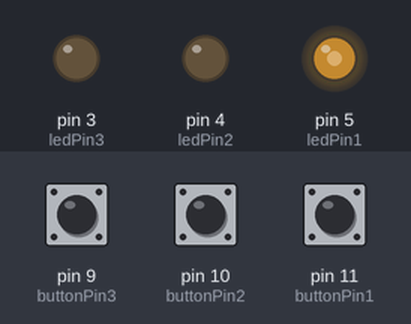
The sketch below on a simulated Arduino Uno, built with avr-gcc and run on an emulated ATmega328P. Shown: output pins drawn as LEDs (lit = HIGH). Dashed ring = blinking. The test bench sets the inputs (shaded band); at power-on: pin 11 (buttonPin1) HIGH, pin 10 (buttonPin2) HIGH, pin 9 (buttonPin3) HIGH. What the sketch prints to the serial monitor is not drawn.

Above: at 0.96 s.
1.3 s: pin 11 (buttonPin1) pulled LOW for 3.2 s
6.2 s: pin 10 (buttonPin2) pulled LOW for 0.15 s
At 6.49 s:
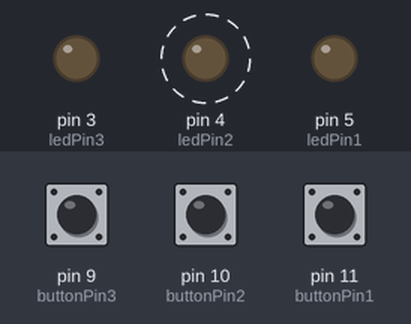
9.2 s: pin 9 (buttonPin3) pulled LOW for 1 s
At 9.76 s:
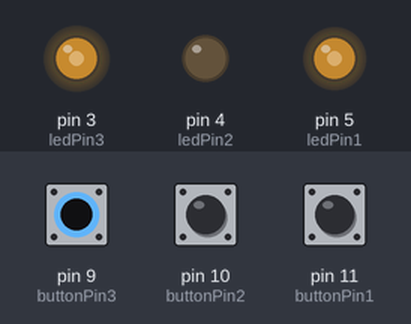
12.2 s: pin 11 (buttonPin1) pulled LOW for 0.15 s
15.2 s: pin 10 (buttonPin2) pulled LOW for 1 s
At 17.2 s:
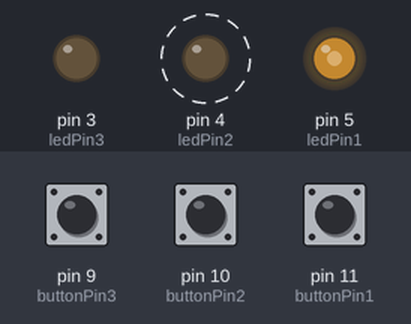
18.2 s: pin 9 (buttonPin3) driven LOW and pin 11 (buttonPin1) driven LOW
At 21.6 s:
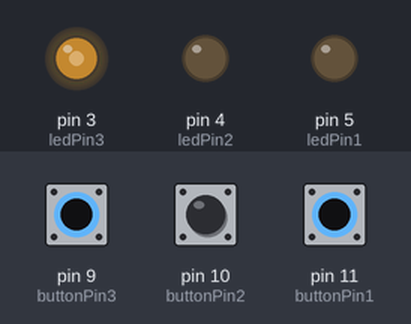
Timing chart, 0 to 22.2 s (numbered marks = the images above; inputs shaded):
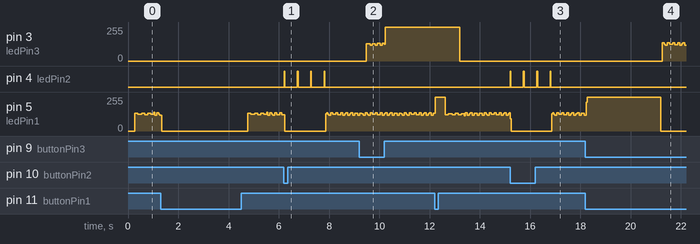

The sketch:

Assignment2.ino
```cpp
//Three Switch toggle Red Green Blink Yellow

const int buttonPin1 = 11;
const int buttonPin2 = 10;
const int buttonPin3 = 9;

const int ledPin1 = 5;
const int ledPin2 = 4;
const int ledPin3 = 3;

int buttonState1;
int buttonState2;
int buttonState3;

long debounceDelay = 50;

long lastDebounceTime1 = 0;
long lastDebounceTime2 = 0;
long lastDebounceTime3 = 0;

int lastButtonState1 = LOW;
int lastButtonState2 = LOW;
int lastButtonState3 = LOW;

unsigned long CledTime1;
unsigned long CledTime2;
unsigned long CledTime3;

int debouncedelay = 50;

int lastbutton1 = LOW;
int lastdebouncetime1;
unsigned long currentdebouncetime1;

int lastbutton3 = HIGH;
int lastdebouncetime3;
unsigned long currentdebouncetime3;

void setup() {
  // put your setup code here, to run once:
  Serial.begin(9600);
  pinMode(ledPin1, OUTPUT);
  pinMode(buttonPin1, INPUT_PULLUP);
  pinMode(ledPin2, OUTPUT);
  pinMode(buttonPin2, INPUT);
  pinMode(ledPin3, OUTPUT);
  pinMode(buttonPin3, INPUT_PULLUP);
}

void loop() {
  // put your main code here, to run repeatedly:
  buttonState1 = digitalRead(buttonPin1);
  buttonState2 = digitalRead(buttonPin2);
  buttonState3 = digitalRead(buttonPin3);

  int reading1 = digitalRead(buttonPin1);
  int reading3 = digitalRead(buttonPin3);

//----------------------------------------------------------------------------------//
  if(reading1 != lastbutton1){
    currentdebouncetime1 = millis();
  }
  if(millis() - currentdebouncetime1 >= 200){
    if(buttonState1 == HIGH){
      CledTime1 = millis();
      if(digitalRead(ledPin1) == LOW){
        digitalWrite(ledPin1, HIGH);
      }
      else{
        digitalWrite(ledPin1, LOW);
      }
    }
    if(millis() - CledTime1 >= 3000){
      digitalWrite(ledPin1, LOW);
    }
  }
  lastbutton1 = digitalRead(buttonPin1);


//---------------------------------------------2-----------------------------------//
  if (buttonState2 == LOW && digitalRead(ledPin1) == LOW && digitalRead(ledPin3) == LOW){
    digitalWrite(ledPin2,HIGH);
    delay(30);
    digitalWrite(ledPin2,LOW);
    delay(500);
    digitalWrite(ledPin2,HIGH);
    delay(30);
    digitalWrite(ledPin2,LOW);
    delay(500);
    digitalWrite(ledPin2,HIGH);
    delay(30);
    digitalWrite(ledPin2,LOW);
    delay(500);
    digitalWrite(ledPin2,HIGH);
    delay(30);
    digitalWrite(ledPin2,LOW);
  }


//---------------------------------------------3-----------------------------------//
  if(reading3 != lastbutton3){
    currentdebouncetime3 = millis();
  }
  if(millis()-currentdebouncetime3 >= 200){
    if(buttonState3 == LOW)
    {
      CledTime3 = millis();
      if(digitalRead(ledPin1)!= HIGH && digitalRead(ledPin3) == LOW){
        digitalWrite(ledPin3, HIGH);
      }
      else{
        digitalWrite(ledPin3,LOW);
      }
    }

    if (millis() - CledTime3 >= 3000)
    {
      digitalWrite(ledPin3, LOW);
    }
    if(reading3 != buttonState3){
      buttonState3 = reading3;
    }
  }
  lastbutton3 = digitalRead(buttonPin3);
  Serial.println(millis() - currentdebouncetime1);
}
```

FSM.cpp
```cpp
const int car_N = 7;
const int car_E = 6;
const int human = 5;


const int red_W = 13;
const int yellow_W = 12;
const int green_W = 11;


const int red_human = 10;
const int green_human = 9;


const int red_S = 4;
const int yellow_S = 3;
const int green_S = 2;

#define goW 0
#define waitW 1
#define goS 2
#define waitS 3
#define goH 4
#define waitHu1 5
#define waitHd1 6
#define waitHu2 7
#define waitHd2 8
#define waitHu3 9
#define waitHd3 10

struct State{
  unsigned long ST_Out;
  unsigned long Time;
  unsigned long Next[8]; //000 001 010 011 ---- 111
};

typedef const struct State SType;

SType FSM[11]={
  {B00110010,3000,{goW,waitW,waitW,waitW,goW,waitW,waitW,waitW}},
  {B01010010,500,{goS,goH,goS,goS,goS,goH,goS,goS}},
  {B10000110,3000,{goS,waitS,goS,waitS,waitS,waitS,waitS,waitS}},
  {B10001010,500,{goH,goH,goH,goH,goW,goH,goW,goH}},
  {B10010001,3000,{goH,goH,waitHu1,waitHu1,waitHu1,waitHu1,waitHu1,waitHu1}},
  {B10010011,100,{waitHd1,waitHd1,waitHd1,waitHd1,waitHd1,waitHd1,waitHd1,waitHd1}},
  {B10010001,100,{waitHu2,waitHu2,waitHu2,waitHu2,waitHu2,waitHu2,waitHu2,waitHu2}},
  {B10010011,100,{waitHd2,waitHd2,waitHd2,waitHd2,waitHd2,waitHd2,waitHd2,waitHd2}},
  {B10010001,100,{waitHu3,waitHu3,waitHu3,waitHu3,waitHu3,waitHu3,waitHu3,waitHu3}},
  {B10010011,100,{waitHd3,waitHd3,waitHd3,waitHd3,waitHd3,waitHd3,waitHd3,waitHd3}},
  {B10010001,100,{goW,goW,goS,goS,goW,goW,goW,goW}}
};

unsigned long S=0;

void setup() {
  // put your setup code here, to run once:
  Serial.begin(9600);
  pinMode(red_W,OUTPUT);
  pinMode(yellow_W,OUTPUT);
  pinMode(green_W,OUTPUT);
  pinMode(car_E,INPUT_PULLUP);

  pinMode(red_S,OUTPUT);
  pinMode(yellow_S,OUTPUT);
  pinMode(green_S,OUTPUT);
  pinMode(car_N,INPUT_PULLUP);

  pinMode(red_human,OUTPUT);
  pinMode(green_human,OUTPUT);
  pinMode(human,INPUT_PULLUP);
}
int input,input1,input2,input3;

void loop() {
  // put your main code here, to run repeatedly:
  digitalWrite(red_W,FSM[S].ST_Out & B10000000);
  digitalWrite(yellow_W,FSM[S].ST_Out & B01000000);
  digitalWrite(green_W,FSM[S].ST_Out & B00100000);

  digitalWrite(red_S,FSM[S].ST_Out & B00010000);
  digitalWrite(yellow_S,FSM[S].ST_Out & B00001000);
  digitalWrite(green_S,FSM[S].ST_Out & B00000100);

  digitalWrite(red_human,FSM[S].ST_Out & B00000010);
  digitalWrite(green_human,FSM[S].ST_Out & B00000001);

  delay(FSM[S].Time);

  input1 = digitalRead(car_E); //1
  input2 = digitalRead(car_N); //0
  input3 = digitalRead(human);//1

  input = (input1)*2+(input2)*4+(input3);
  S = FSM[S].Next[input];
  Serial.println(input);
}
```

Measured:
- after the input at 6.2 s, pin 4 (ledPin2): alternates HIGH for 0.03 s and LOW for 0.50 s, 8 changes in all, then stays LOW, starting at once
- after the input at 15.2 s, pin 4 (ledPin2): alternates HIGH for 0.03 s and LOW for 0.50 s, 8 changes in all, then stays LOW, starting at once
